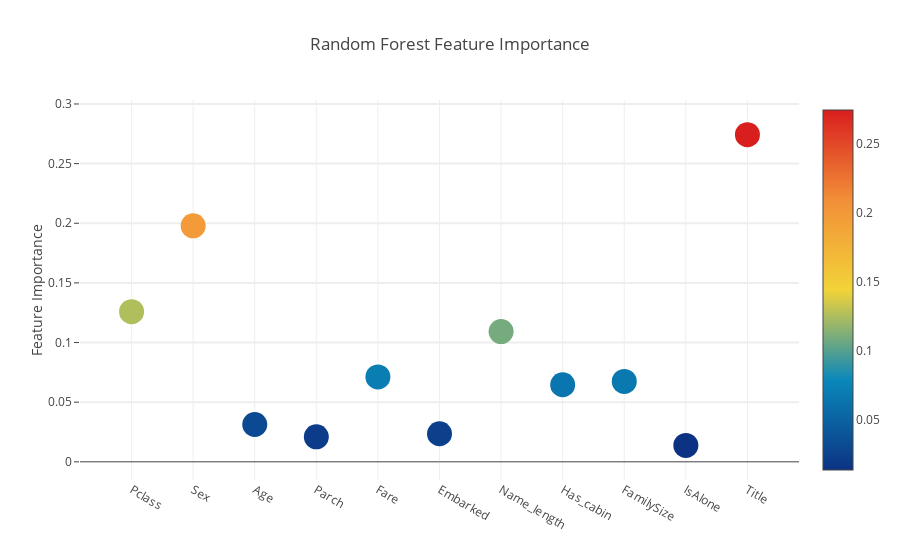
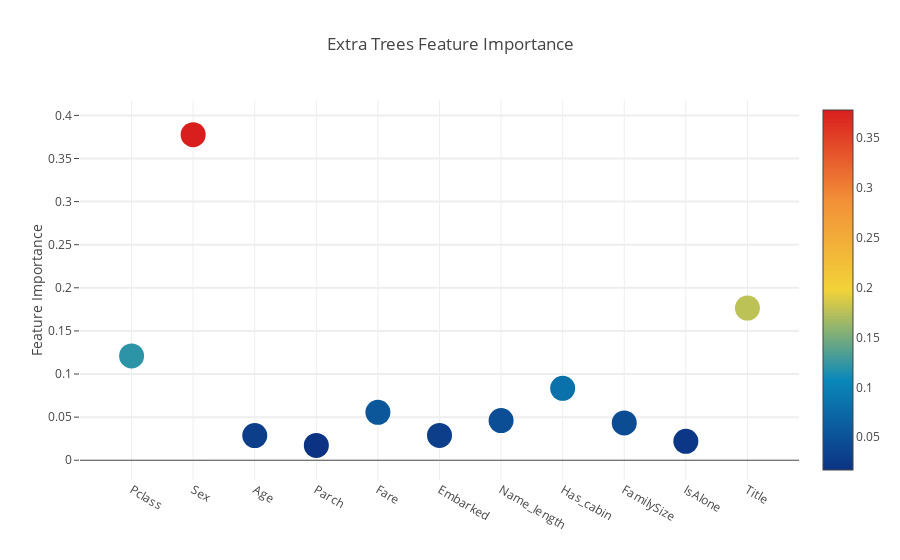
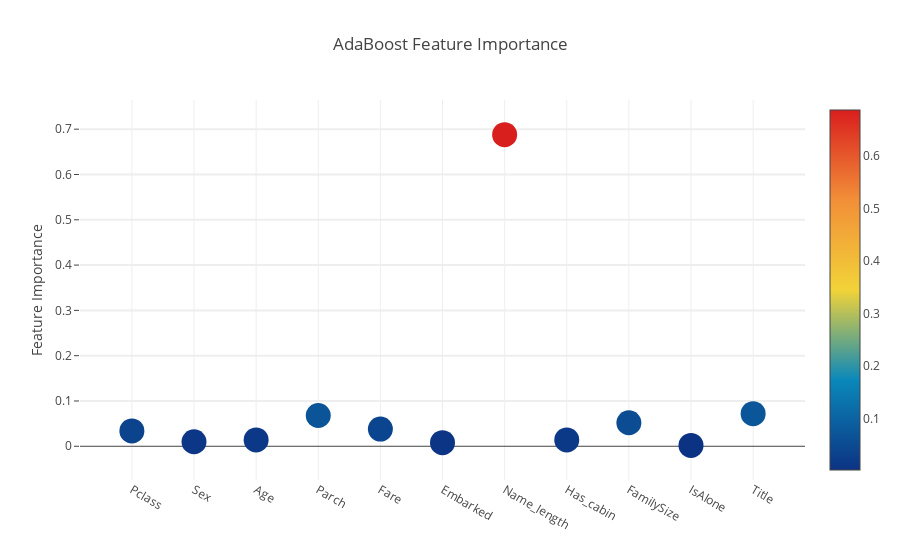
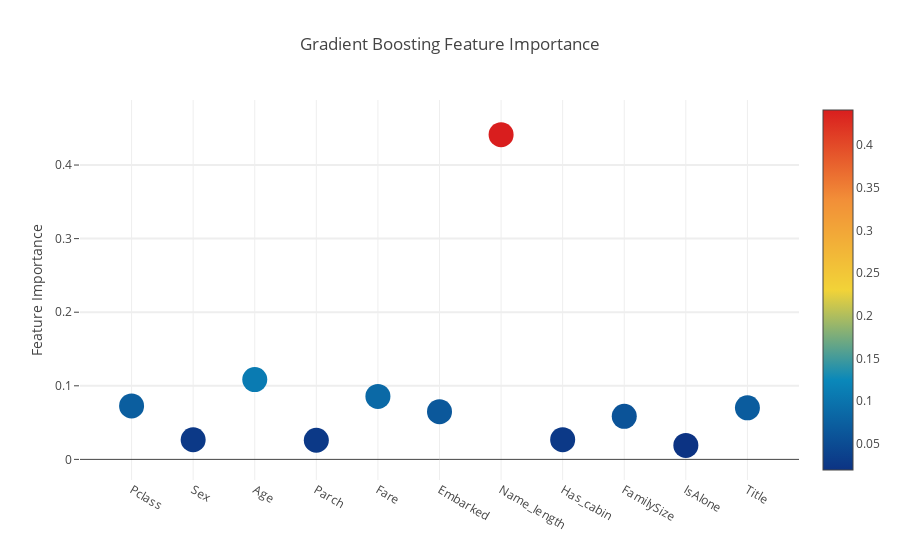

The notebook cell these images were saved under, in order:
### Code cell
# Scatter plot 
trace = go.Scatter(
    y = feature_dataframe['Random Forest feature importances'].values,
    x = feature_dataframe['features'].values,
    mode='markers',
    marker=dict(
        sizemode = 'diameter',
        sizeref = 1,
        size = 25,
#       size= feature_dataframe['AdaBoost feature importances'].values,
        #color = np.random.randn(500), #set color equal to a variable
        color = feature_dataframe['Random Forest feature importances'].values,
        colorscale='Portland',
        showscale=True
    ),
    text = feature_dataframe['features'].values
)
data = [trace]

layout= go.Layout(
    autosize= True,
    title= 'Random Forest Feature Importance',
    hovermode= 'closest',
#     xaxis= dict(
#         title= 'Pop',
#         ticklen= 5,
#         zeroline= False,
#         gridwidth= 2,
#     ),
    yaxis=dict(
        title= 'Feature Importance',
        ticklen= 5,
        gridwidth= 2
    ),
    showlegend= False
)
fig = go.Figure(data=data, layout=layout)
py.iplot(fig,filename='scatter2010')

# Scatter plot 
trace = go.Scatter(
    y = feature_dataframe['Extra Trees feature importances'].values,
    x = feature_dataframe['features'].values,
    mode='markers',
    marker=dict(
        sizemode = 'diameter',
        sizeref = 1,
        size = 25,
#       size= feature_dataframe['AdaBoost feature importances'].values,
        #color = np.random.randn(500), #set color equal to a variable
        color = feature_dataframe['Extra Trees feature importances'].values,
        colorscale='Portland',
        showscale=True
    ),
    text = feature_dataframe['features'].values
)
data = [trace]

layout= go.Layout(
    autosize= True,
    title= 'Extra Trees Feature Importance',
    hovermode= 'closest',
#     xaxis= dict(
#         title= 'Pop',
#         ticklen= 5,
#         zeroline= False,
#         gridwidth= 2,
#     ),
    yaxis=dict(
        title= 'Feature Importance',
        ticklen= 5,
        gridwidth= 2
    ),
    showlegend= False
)
fig = go.Figure(data=data, layout=layout)
py.iplot(fig,filename='scatter2010')

# Scatter plot 
trace = go.Scatter(
    y = feature_dataframe['AdaBoost feature importances'].values,
    x = feature_dataframe['features'].values,
    mode='markers',
    marker=dict(
        sizemode = 'diameter',
        sizeref = 1,
        size = 25,
#       size= feature_dataframe['AdaBoost feature importances'].values,
        #color = np.random.randn(500), #set color equal to a variable
        color = feature_dataframe['AdaBoost feature importances'].values,
        colorscale='Portland',
        showscale=True
    ),
    text = feature_dataframe['features'].values
)
data = [trace]

layout= go.Layout(
    autosize= True,
    title= 'AdaBoost Feature Importance',
    hovermode= 'closest',
#     xaxis= dict(
#         title= 'Pop',
#         ticklen= 5,
#         zeroline= False,
#         gridwidth= 2,
#     ),
    yaxis=dict(
        title= 'Feature Importance',
        ticklen= 5,
        gridwidth= 2
    ),
    showlegend= False
)
fig = go.Figure(data=data, layout=layout)
py.iplot(fig,filename='scatter2010')

# Scatter plot 
trace = go.Scatter(
    y = feature_dataframe['Gradient Boost feature importances'].values,
    x = feature_dataframe['features'].values,
    mode='markers',
    marker=dict(
        sizemode = 'diameter',
        sizeref = 1,
        size = 25,
#       size= feature_dataframe['AdaBoost feature importances'].values,
        #color = np.random.randn(500), #set color equal to a variable
        color = feature_dataframe['Gradient Boost feature importances'].values,
        colorscale='Portland',
        showscale=True
    ),
    text = feature_dataframe['features'].values
)
data = [trace]

layout= go.Layout(
    autosize= True,
    title= 'Gradient Boosting Feature Importance',
    hovermode= 'closest',
#     xaxis= dict(
#         title= 'Pop',
#         ticklen= 5,
#         zeroline= False,
#         gridwidth= 2,
#     ),
    yaxis=dict(
        title= 'Feature Importance',
        ticklen= 5,
        gridwidth= 2
    ),
    showlegend= False
)
fig = go.Figure(data=data, layout=layout)
py.iplot(fig,filename='scatter2010')

### Figure 1 — Plotly figure (JSON) as saved in the notebook; plotly's stock layout.template omitted (floating-point values rounded to 4 significant figures)
{"data": [{"marker": {"color": [0.1259, 0.1979, 0.03126, 0.02096, 0.07119, 0.02354, 0.1092, 0.0646, 0.06743, 0.01379, 0.2743], "colorscale": "Portland", "showscale": true, "size": 25, "sizemode": "diameter", "sizeref": 1}, "mode": "markers", "text": ["Pclass", "Sex", "Age", "Parch", "Fare", "Embarked", "Name_length", "Has_cabin", "FamilySize", "IsAlone", "Title"], "type": "scatter", "uid": "78ee0c20-2c4b-4317-8f18-70f0a32c54c3", "x": ["Pclass", "Sex", "Age", "Parch", "Fare", "Embarked", "Name_length", "Has_cabin", "FamilySize", "IsAlone", "Title"], "y": [0.1259, 0.1979, 0.03126, 0.02096, 0.07119, 0.02354, 0.1092, 0.0646, 0.06743, 0.01379, 0.2743]}], "layout": {"autosize": true, "hovermode": "closest", "showlegend": false, "title": {"text": "Random Forest Feature Importance"}, "yaxis": {"gridwidth": 2, "ticklen": 5, "title": {"text": "Feature Importance"}}}}

### Figure 2 — Plotly figure (JSON) as saved in the notebook; plotly's stock layout.template omitted (floating-point values rounded to 4 significant figures)
{"data": [{"marker": {"color": [0.121, 0.3777, 0.02858, 0.01724, 0.05555, 0.02874, 0.04603, 0.08346, 0.04326, 0.02195, 0.1765], "colorscale": "Portland", "showscale": true, "size": 25, "sizemode": "diameter", "sizeref": 1}, "mode": "markers", "text": ["Pclass", "Sex", "Age", "Parch", "Fare", "Embarked", "Name_length", "Has_cabin", "FamilySize", "IsAlone", "Title"], "type": "scatter", "uid": "f0069f5a-e475-4103-87e3-a4709b1cc786", "x": ["Pclass", "Sex", "Age", "Parch", "Fare", "Embarked", "Name_length", "Has_cabin", "FamilySize", "IsAlone", "Title"], "y": [0.121, 0.3777, 0.02858, 0.01724, 0.05555, 0.02874, 0.04603, 0.08346, 0.04326, 0.02195, 0.1765]}], "layout": {"autosize": true, "hovermode": "closest", "showlegend": false, "title": {"text": "Extra Trees Feature Importance"}, "yaxis": {"gridwidth": 2, "ticklen": 5, "title": {"text": "Feature Importance"}}}}

### Figure 3 — Plotly figure (JSON) as saved in the notebook; plotly's stock layout.template omitted (floating-point values rounded to 4 significant figures)
{"data": [{"marker": {"color": [0.034, 0.01, 0.014, 0.068, 0.038, 0.008, 0.688, 0.014, 0.052, 0.002, 0.072], "colorscale": "Portland", "showscale": true, "size": 25, "sizemode": "diameter", "sizeref": 1}, "mode": "markers", "text": ["Pclass", "Sex", "Age", "Parch", "Fare", "Embarked", "Name_length", "Has_cabin", "FamilySize", "IsAlone", "Title"], "type": "scatter", "uid": "5697d0bf-e5dd-43be-861f-f872e60b162f", "x": ["Pclass", "Sex", "Age", "Parch", "Fare", "Embarked", "Name_length", "Has_cabin", "FamilySize", "IsAlone", "Title"], "y": [0.034, 0.01, 0.014, 0.068, 0.038, 0.008, 0.688, 0.014, 0.052, 0.002, 0.072]}], "layout": {"autosize": true, "hovermode": "closest", "showlegend": false, "title": {"text": "AdaBoost Feature Importance"}, "yaxis": {"gridwidth": 2, "ticklen": 5, "title": {"text": "Feature Importance"}}}}

### Figure 4 — Plotly figure (JSON) as saved in the notebook; plotly's stock layout.template omitted (floating-point values rounded to 4 significant figures)
{"data": [{"marker": {"color": [0.07261, 0.02667, 0.1084, 0.02604, 0.08559, 0.06491, 0.4413, 0.02684, 0.05854, 0.01905, 0.07002], "colorscale": "Portland", "showscale": true, "size": 25, "sizemode": "diameter", "sizeref": 1}, "mode": "markers", "text": ["Pclass", "Sex", "Age", "Parch", "Fare", "Embarked", "Name_length", "Has_cabin", "FamilySize", "IsAlone", "Title"], "type": "scatter", "uid": "3dd37af1-c10e-4e93-8b9a-5a38321eed1e", "x": ["Pclass", "Sex", "Age", "Parch", "Fare", "Embarked", "Name_length", "Has_cabin", "FamilySize", "IsAlone", "Title"], "y": [0.07261, 0.02667, 0.1084, 0.02604, 0.08559, 0.06491, 0.4413, 0.02684, 0.05854, 0.01905, 0.07002]}], "layout": {"autosize": true, "hovermode": "closest", "showlegend": false, "title": {"text": "Gradient Boosting Feature Importance"}, "yaxis": {"gridwidth": 2, "ticklen": 5, "title": {"text": "Feature Importance"}}}}
